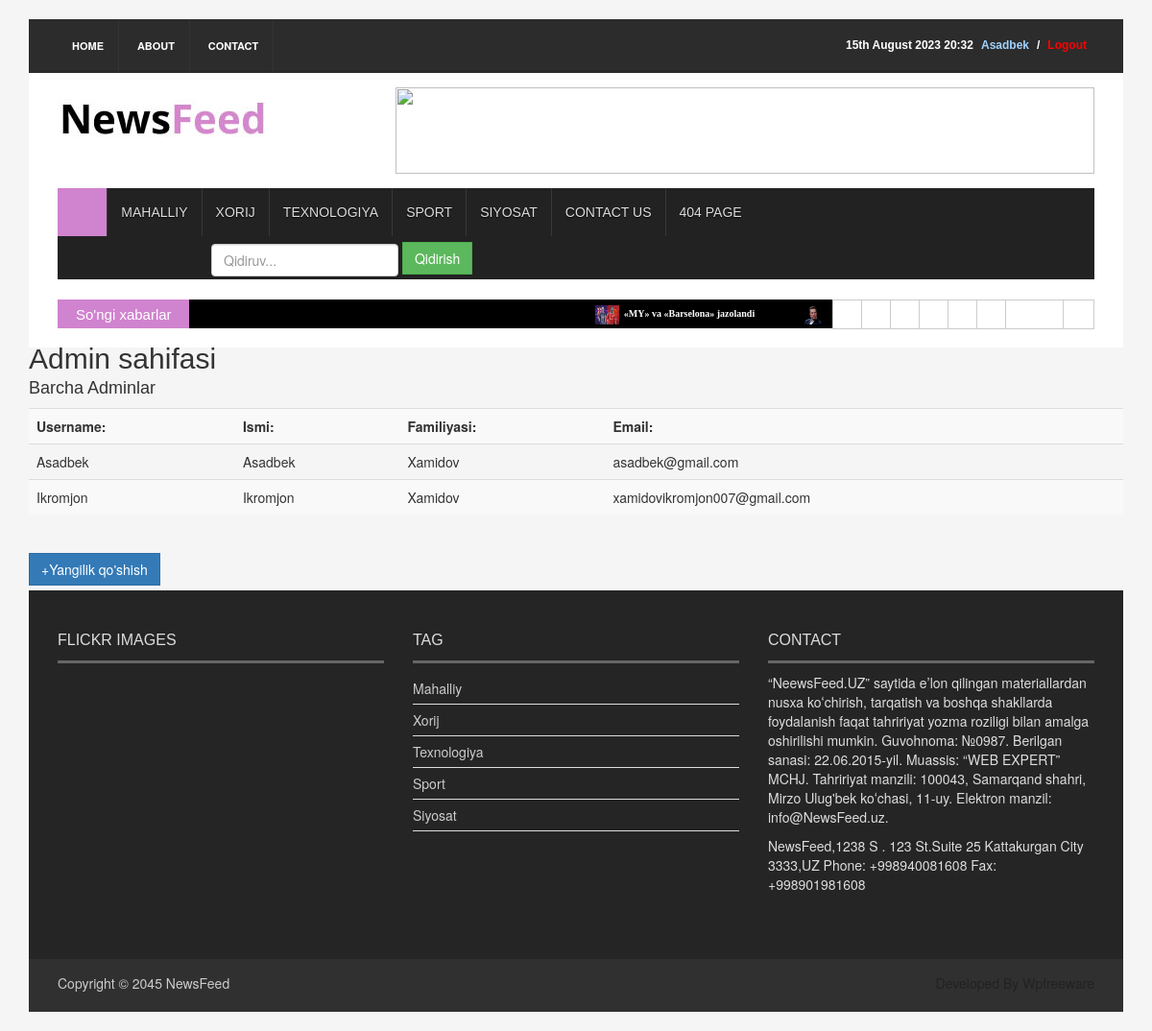
The app's page /accounts/admin/page/ (signed in) with its own data.
### news_app/models.py (models this page shows, shortened)
class News(models.Model, HitCountMixin):
    title = models.CharField(max_length=250)
    slug = models.SlugField(max_length=250)
    body = models.TextField()
    image = models.ImageField(upload_to='news/images')
    category = models.ForeignKey(Category, on_delete=models.CASCADE)
    publish_time = models.DateTimeField(default=timezone.now)
    create_time = models.DateTimeField(auto_now_add=True)
    updated_time = models.DateTimeField(auto_now=True)
    class Status(models.TextChoices):
        Draft = "DF", "Draft"
        Published = "PB", "Published"
    status = models.CharField(max_length=2, choices=Status.choices, default=Status.Draft)
    objects = models.Manager() # default manager
    published = PublishedManager() # yangi o'zimiz yaratgan manager/ faqat Published bo'lganlarni chiqaradi
    class Meta:
        ordering = ('-publish_time',) # Oxirgi qo'shilgan yangilik birinchi chiqadi
    def get_absolute_url(self):
        return reverse("news_detail", args=[self.slug])

class Category(models.Model):
    name = models.CharField(max_length=150)

### accounts/views.py (the view)
# urls.py: path('admin/page/',AdminPageView.as_view(), name='admin_page'),
class AdminPageView(Mixin,View):
    def get(self, request):
        super_users = User.objects.filter(is_superuser=True)
        context = {
            "super_users":super_users,
        }
        return render(request, 'accounts/admin.html', context=context)

### accounts/mixin.py (called while the page is built)
    def test_func(self):
        return self.request.user.is_superuser

### news_app/context_processor.py (called while the page is built)
def latest_news(request):
    latest_news = News.published.all().order_by('-publish_time')[:10]
    latest_news2 = News.published.all().order_by('-publish_time')[:5]
    sport_news = News.published.filter(category__name='Sport').order_by('-publish_time')[1:5]
    category = Category.objects.all()
    context ={
        "latest_news":latest_news,
        "latest_news2":latest_news2,
        "category":category,
        "sport_news":sport_news,
    }
    return context

### news_app/models.py (called while the page is built)
    def get_queryset(self):
        return super().get_queryset().filter(status=News.Status.Published)

### templates/accounts/admin.html (shortened to what this page needs)
{% extends 'news/base.html' %}
{% load static %}
{% load crispy_forms_tags %}
{% block content %}
<h2>Admin sahifasi</h2>
<h4>Barcha Adminlar</h4>
<table class="table table-striped">
  <tr>
    <th scope="col">Username: </th>
    <th scope="col">Ismi: </th>
    <th scope="col">Familiyasi: </th>
    <th scope="col">Email: </th>
  </tr>
  {% for admin in super_users %}
  <tr>
    <td>{{admin.username}}</td>
    <td>{{admin.first_name}}</td>
    <td>{{admin.last_name}}</td>
    <td>{{admin.email}}</td>
  </tr>
  {% endfor %}
</table>
<br>
<a href="{% url 'create_view' %}" class="btn btn-primary">+Yangilik qo'shish</a>
{% endblock content %}

### templates/news/base.html (shortened to what this page needs)
{% load static %}
<!DOCTYPE html>
<html>
<head>
<link rel="stylesheet" type="text/css" href="{% static  'css/bootstrap.min.css' %}">
<link rel="stylesheet" type="text/css" href="{% static  'css/font-awesome.min.css' %}">
<link rel="stylesheet" type="text/css" href="{% static  'css/animate.css' %}">
<link rel="stylesheet" type="text/css" href="{% static  'css/font.css' %}">
<link rel="stylesheet" type="text/css" href="{% static  'css/li-scroller.css' %}">
<link rel="stylesheet" type="text/css" href="{% static  'css/slick.css' %}">
<link rel="stylesheet" type="text/css" href="{% static  'css/jquery.fancybox.css' %}">
<link rel="stylesheet" type="text/css" href="{% static  'css/theme.css' %}">
<link rel="stylesheet" type="text/css" href="{% static  'css/style.css' %}">
</head>
<body>
<div class="container">
  <header id="header">
    <div class="row">
      <div class="col-lg-12 col-md-12 col-sm-12">
        <div class="header_top">
          <div class="header_top_left">
            <ul class="top_nav">
              <li><a href="{% url 'home_page' %}">Home</a></li>
              <li><a href="#">About</a></li>
              <li><a href="{% url 'contact_page' %}">Contact</a></li>
            </ul>
          </div>
          <div class="header_top_right">
            {% if request.user.is_authenticated %}
            <p><a href="{% url 'logout' %}" style="color: red">Logout</a> </p>
            <p> / </p>
               <p><a style="color: #a2d2ff" href="{% url 'user_profile' %}">{{request.user.username}}</a></p>
            {% else %}
                <p><a href="{% url 'login' %}" style="color: #219ebc">Login</a> / <a href="{% url 'register' %}" style="color: #219ebc">SignUp</a> </p>
            {% endif %}
            <p>{% now "jS F Y H:i" %}</p>
          </div>
        </div>
      </div>
      <div class="col-lg-12 col-md-12 col-sm-12">
        <div class="header_bottom">
          <div class="logo_area"><a href="{% url 'home_page' %}" class="logo"><img src="{% static 'images/logo.jpg' %}" alt=""></a></div>
          <div class="add_banner"><a href="#"><img src="{% static 'images/addbanner_728x90_V1.jpg' %}" alt=""></a></div>
        </div>
      </div>
    </div>
  </header>
  <section id="navArea">
    <nav class="navbar navbar-inverse" role="navigation">
      <div id="navbar" class="navbar-collapse collapse">
        <ul class="nav navbar-nav main_nav">
          <li class="active"><a href="{% url 'home_page' %}"><span class="fa fa-home desktop-home"></span><span class="mobile-show">Home</span></a></li>
          <li><a href="{% url 'mahalliy_page' %}">Mahalliy</a></li>
          <li><a href="{% url 'xorij_page' %}">Xorij</a></li>
          <li><a href="{% url 'texnologiya_page' %}">Texnologiya</a></li>
          <li><a href="{% url 'sport_page' %}">Sport</a></li>
          <li><a href="{% url 'siyosat_page' %}">Siyosat</a></li>
          <li><a href="{% url 'contact_page' %}">Contact Us</a></li>
          <li><a href="{% url '404_page' %}">404 Page</a></li>
          <li style="margin-left: 160px; margin-top: 6px">
            <form method="get" class="form-inline" action="{% url 'search' %}">
              <input type="search" name="q" placeholder="Qidiruv..." class="form-control">
              <button type="submit" class="btn btn-success">Qidirish</button>
            </form>
          </li>
        </ul>
      </div>
    </nav>
          <div class="col-lg-12 col-md-12 col-sm-12">
</div>
  </section>
  <section id="newsSection">
    <div class="row">
      <div class="col-lg-12 col-md-12">
        <div class="latest_newsarea"> <span>So'ngi xabarlar</span>
          <ul id="ticker01" class="news_sticker">
            {% for news in latest_news %}
            <li><a href="{{ news.get_absolute_url }}"><img src="{{ news.image.url }}" alt="">{{ news.title }}</a></li>
            {% endfor %}
          </ul>
          <div class="social_area">
            <ul class="social_nav">
              <li class="facebook"><a href="#"></a></li>
              <li class="twitter"><a href="#"></a></li>
              <li class="flickr"><a href="#"></a></li>
              <li class="pinterest"><a href="#"></a></li>
              <li class="googleplus"><a href="#"></a></li>
              <li class="vimeo"><a href="#"></a></li>
              <li class="youtube"><a href="#"></a></li>
              <li class="mail"><a href="#"></a></li>
            </ul>
          </div>
        </div>
      </div>
    </div>
  </section>
{% block content %}
{% endblock content %}
  <footer id="footer">
    <div class="footer_top">
      <div class="row">
        <div class="col-lg-4 col-md-4 col-sm-4">
          <div class="footer_widget wow fadeInLeftBig">
            <h2>Flickr Images</h2>
          </div>
        </div>
        <div class="col-lg-4 col-md-4 col-sm-4">
          <div class="footer_widget wow fadeInDown">
            <h2>Tag</h2>
            <ul class="tag_nav">
              {% for category in category %}
              <li><a href="#">{{category.name}}</a></li>
              {% endfor %}
            </ul>
          </div>
        </div>
        <div class="col-lg-4 col-md-4 col-sm-4">
          <div class="footer_widget wow fadeInRightBig">
            <h2>Contact</h2>
            <p>“NeewsFeed.UZ” saytida eʼlon qilingan materiallardan nusxa koʻchirish, tarqatish va boshqa shakllarda foydalanish faqat tahririyat yozma roziligi bilan amalga oshirilishi mumkin.
Guvohnoma: №0987. Berilgan sanasi: 22.06.2015-yil. Muassis: “WEB EXPERT” MCHJ. Tahririyat manzili: 100043, Samarqand shahri,  Mirzo Ulug'bek koʻchasi, 11-uy. Elektron manzil: info@NewsFeed.uz.
</p>
            <address>
            NewsFeed,1238 S . 123 St.Suite 25 Kattakurgan City 3333,UZ Phone: +998940081608 Fax: +998901981608            </address>
          </div>
        </div>
      </div>
    </div>
    <div class="footer_bottom">
      <p class="copyright">Copyright &copy; 2045 <a href="{% url 'home_page' %}">NewsFeed</a></p>
      <p class="developer">Developed By Wpfreeware</p>
    </div>
  </footer>
</div>
</body>
</html>

### staticfiles/css/li-scroller.css (style rules this page uses)
ul.newsticker { position:relative; left:750px; font:bold 10px Verdana; list-style-type:none; margin:0; padding:0 }
ul.newsticker li { float:left; margin:0; padding:0 }
ul.newsticker a { white-space:nowrap; padding:0; color:#fff; margin:0 50px 0 0 }
ul.newsticker a > img { height:20px; margin-right:5px; width:25px }

### staticfiles/css/theme.css (style rules this page uses)
.navbar-inverse .navbar-nav > .active > a, .navbar-inverse .navbar-nav > .active > a:hover, .navbar-inverse .navbar-nav > .active > a:focus { background-color:#d083cf }
.latest_newsarea span { background:none repeat scroll 0 0 #d083cf }

### records on screen
News: image (picture), title "«MY» va «Barselona» jazolandi"
News: image (picture)
Category: name "Mahalliy"
Category: name "Xorij"
Category: name "Texnologiya"
Category: name "Sport"
Category: name "Siyosat"

### other values on screen
{{ request.user.username }} "Asadbek"
{{ admin.username }} "Asadbek"
{{ admin.first_name }} "Asadbek"
{{ admin.last_name }} "Xamidov"
{{ admin.email }} "asadbek@gmail.com"
{{ admin.username }} "Ikromjon"
{{ admin.first_name }} "Ikromjon"
{{ admin.email }} "xamidovikromjon007@gmail.com"
